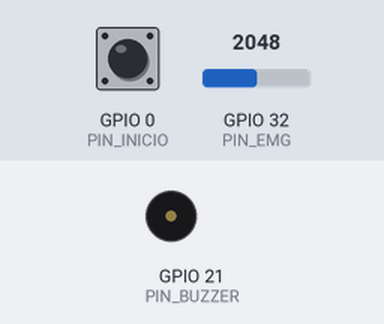
Bench run of a sketch on a simulated ESP32. Parts: buzzer (waves = sounding). The test bench sets the inputs (shaded band); at power-on: GPIO 0 (PIN_INICIO) HIGH, GPIO 32 (PIN_EMG) = 2048 (analog values on the 0–4095 scale). WiFi joins after 1.5 s; servers stay silent unless stated; uploads are accepted with an empty reply; the local clock reads 2024-03-15 10:24:30 at power-on unless the sketch sets it; what the sketch prints to the serial monitor is not drawn.

Above: at 4.2 s.
4.3 s: GPIO 0 (PIN_INICIO) pulled LOW for 0.15 s
At 5.35 s:
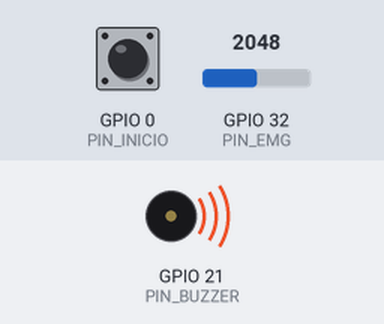
7.4 s: GPIO 32 (PIN_EMG) set to 2866
10.4 s: GPIO 32 (PIN_EMG) set to 3603
Timing chart, 0 to 24.1 s (numbered marks = the images above; inputs shaded):
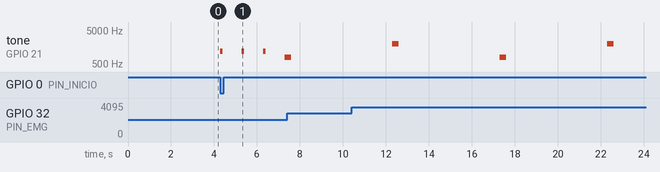

The sketch:

esp32_sheets.ino
```cpp
#include <WiFi.h>
#include <WiFiClientSecure.h>
#include <HTTPClient.h>
#include <time.h>
#include "secrets.h"   // copia ../secrets.example.h aqui como secrets.h (no se sube a git)

// =====================================================
// WIFI / GOOGLE SHEETS
// =====================================================
const char* WIFI_SSID  = SECRET_WIFI_SSID;
const char* WIFI_PASS  = SECRET_WIFI_PASS;
const String SCRIPT_URL = String("https://script.google.com") + SECRET_SCRIPT_PATH;

// =====================================================
// PINES
// =====================================================
const int PIN_EMG    = 32;   // ADC1 — funciona con WiFi activo
const int PIN_BUZZER = 21;   // beeps de aviso
const int PIN_INICIO = 0;    // boton BOOT de la placa inicia la prueba

// =====================================================
// PROTOCOLO: 15 x (5 s reposo + 5 s contraccion)
// =====================================================
const int      NUM_CICLOS     = 15;
const uint32_t DURACION_FASE  = 5000;   // ms
const int      TOTAL_FASES    = NUM_CICLOS * 2;

enum Estado { ESPERANDO, CUENTA_REGRESIVA, MIDIENDO };
Estado   estado        = ESPERANDO;
int      faseActual    = 0;            // par = reposo, impar = contraccion
uint32_t inicioFaseMs  = 0;
int      cuentaBeeps   = 0;

// =====================================================
// EMG
// =====================================================
const double GANANCIA       = 1.0;    // valores en mV reales en el pin
const double FC_ENVOLVENTE  = 6.0;
const int    VENTANA_RMS_MS = 200;

const uint32_t FS_HZ      = 2000;
const uint32_t PERIODO_US = 1000000UL / FS_HZ;
const uint32_t DIEZMADO   = FS_HZ / 5;

const int    MUESTRAS_RMS = (int)(FS_HZ * VENTANA_RMS_MS / 1000);
const int    MUESTRAS_MAV = 400;
const double PI_D   = 3.14159265358979323846;
const double RAIZ_2 = 1.41421356237309504880;

// Acumuladores de la fase actual
double   sumaRms = 0.0, sumaMav = 0.0, sumaEnv = 0.0;
uint32_t cuentaMuestras = 0;

struct Paquete { char etiqueta[20]; float rms, mav, env; };
QueueHandle_t colaSheets;

// Filtro
double b0, b1, b2, a1, a2;
double z1 = 0.0, z2 = 0.0;

// RMS
float  bufferCuad[MUESTRAS_RMS];
int    indiceRms = 0, llenadoRms = 0;
double sumaCuad = 0.0;

// MAV
double bufferMav[MUESTRAS_MAV];
int    indiceMav = 0, llenadoMav = 0;
double sumaMavBuf = 0.0;

// Señal
double   envActual = 0.0, rmsActual = 0.0, mavActual = 0.0;
uint32_t proximaMuestraUs = 0;
uint32_t contadorPlotter  = 0;

// =====================================================
// FILTRO BUTTERWORTH 2º orden pasa-bajas
// =====================================================
void configurarFiltro(double fc, double fs) {
  const double K    = tan(PI_D * fc / fs);
  const double Q    = 1.0 / RAIZ_2;
  const double norm = 1.0 / (1.0 + K / Q + K * K);
  b0 = K * K * norm;
  b1 = 2.0 * b0;
  b2 = b0;
  a1 = 2.0 * (K * K - 1.0) * norm;
  a2 = (1.0 - K / Q + K * K) * norm;
}

double filtrarEnvolvente(double x) {
  const double y = b0 * x + z1;
  z1 = b1 * x - a1 * y + z2;
  z2 = b2 * x - a2 * y;
  return y;
}

double actualizarRms(double x) {
  const float cuadrado = (float)(x * x);
  sumaCuad += cuadrado - bufferCuad[indiceRms];
  if (sumaCuad < 0.0) sumaCuad = 0.0;
  bufferCuad[indiceRms] = cuadrado;
  indiceRms = (indiceRms + 1) % MUESTRAS_RMS;
  if (llenadoRms < MUESTRAS_RMS) llenadoRms++;
  return sqrt(sumaCuad / llenadoRms);
}

double actualizarMav(double x) {
  sumaMavBuf += x - bufferMav[indiceMav];
  if (sumaMavBuf < 0.0) sumaMavBuf = 0.0;
  bufferMav[indiceMav] = x;
  indiceMav = (indiceMav + 1) % MUESTRAS_MAV;
  if (llenadoMav < MUESTRAS_MAV) llenadoMav++;
  return sumaMavBuf / llenadoMav;
}

// =====================================================
// ENVIAR A GOOGLE SHEETS (corre en el núcleo 0)
// =====================================================
void enviarASheets(const Paquete& p) {
  if (WiFi.status() != WL_CONNECTED) {
    Serial.println("# Sin WiFi, reintentando conexion");
    WiFi.reconnect();
    return;
  }

  char fecha[11] = "Sesion";
  char hora[9]   = "--:--:--";
  struct tm t;
  if (getLocalTime(&t, 100)) {
    strftime(fecha, sizeof(fecha), "%Y-%m-%d", &t);
    strftime(hora,  sizeof(hora),  "%H:%M:%S", &t);
  }

  char url[380];
  snprintf(url, sizeof(url),
    "%s?fecha=%s&hora=%s&rep=%s&rms=%.4f&mav=%.4f&env=%.4f",
    SCRIPT_URL.c_str(), fecha, hora, p.etiqueta, p.rms, p.mav, p.env);

  WiFiClientSecure cliente;
  cliente.setInsecure();
  HTTPClient http;
  http.setFollowRedirects(HTTPC_STRICT_FOLLOW_REDIRECTS);
  http.setTimeout(8000);

  if (!http.begin(cliente, url)) {
    Serial.println("# Error iniciando HTTP");
    return;
  }
  int codigo = http.GET();
  Serial.printf("# %s -> Sheets (HTTP %d) rms=%.4f mav=%.4f env=%.4f\n",
                p.etiqueta, codigo, p.rms, p.mav, p.env);
  http.end();
}

void tareaSheets(void*) {
  Paquete p;
  for (;;) {
    if (xQueueReceive(colaSheets, &p, portMAX_DELAY) == pdTRUE) {
      enviarASheets(p);
    }
  }
}

// =====================================================
// PROTOCOLO
// =====================================================
void reiniciarAcumuladores() {
  sumaRms = sumaMav = sumaEnv = 0.0;
  cuentaMuestras = 0;
}

void avisoFase(int fase) {
  if (fase % 2 == 0) {
    tone(PIN_BUZZER, 800, 300);   // grave = RELAJA
    Serial.printf("# >>> FASE %d: REPOSO %d\n", fase + 1, fase / 2 + 1);
  } else {
    tone(PIN_BUZZER, 2000, 300);  // agudo = CONTRAE
    Serial.printf("# >>> FASE %d: CONTRACCION %d\n", fase + 1, fase / 2 + 1);
  }
}

void iniciarPrueba() {
  estado       = CUENTA_REGRESIVA;
  cuentaBeeps  = 0;
  inicioFaseMs = millis();
  Serial.println("# Prueba iniciada: cuenta regresiva 3 s");
}

void manejarProtocolo() {
  const uint32_t ahora = millis();

  // Iniciar con boton BOOT o con 'S' por Serial
  if (estado == ESPERANDO) {
    bool pedir = (digitalRead(PIN_INICIO) == LOW);
    while (Serial.available()) {
      char c = Serial.read();
      if (c == 'S' || c == 's') pedir = true;
    }
    if (pedir) iniciarPrueba();
    return;
  }

  if (estado == CUENTA_REGRESIVA) {
    if (ahora - inicioFaseMs >= (uint32_t)cuentaBeeps * 1000) {
      if (cuentaBeeps < 3) {
        tone(PIN_BUZZER, 1200, 100);
        Serial.printf("# %d...\n", 3 - cuentaBeeps);
        cuentaBeeps++;
      } else {
        estado       = MIDIENDO;
        faseActual   = 0;
        inicioFaseMs = ahora;
        reiniciarAcumuladores();
        avisoFase(faseActual);
      }
    }
    return;
  }

  // MIDIENDO
  if (ahora - inicioFaseMs >= DURACION_FASE) {
    Paquete p;
    snprintf(p.etiqueta, sizeof(p.etiqueta), "%s_%d",
             (faseActual % 2 == 0) ? "Reposo" : "Contraccion", faseActual / 2 + 1);
    if (cuentaMuestras > 0) {
      p.rms = sumaRms / cuentaMuestras;
      p.mav = sumaMav / cuentaMuestras;
      p.env = sumaEnv / cuentaMuestras;
    } else {
      p.rms = p.mav = p.env = 0;
    }
    xQueueSend(colaSheets, &p, 0);

    faseActual++;
    inicioFaseMs += DURACION_FASE;
    reiniciarAcumuladores();

    if (faseActual >= TOTAL_FASES) {
      estado = ESPERANDO;
      tone(PIN_BUZZER, 1500, 800);
      Serial.println("# === PRUEBA TERMINADA ===");
    } else {
      avisoFase(faseActual);
    }
  }
}

// =====================================================
// SETUP
// =====================================================
void setup() {
  Serial.begin(115200);
  delay(1500);

  pinMode(PIN_INICIO, INPUT_PULLUP);
  analogReadResolution(12);
  analogSetPinAttenuation(PIN_EMG, ADC_0db);   // rango sensible ~0–950 mV

  configurarFiltro(FC_ENVOLVENTE, FS_HZ);
  for (int i = 0; i < MUESTRAS_RMS; i++) bufferCuad[i] = 0.0f;
  for (int i = 0; i < MUESTRAS_MAV; i++) bufferMav[i]  = 0.0;

  Serial.println("================================");
  Serial.println(" EMG + Google Sheets (ESP32)");
  Serial.println("================================");

  WiFi.mode(WIFI_STA);
  WiFi.begin(WIFI_SSID, WIFI_PASS);
  int intentos = 0;
  while (WiFi.status() != WL_CONNECTED && intentos < 20) {
    delay(500);
    Serial.print(".");
    intentos++;
  }
  if (WiFi.status() == WL_CONNECTED) {
    Serial.print("\n# WiFi conectado, IP: ");
    Serial.println(WiFi.localIP());
    configTime(-6 * 3600, 0, "pool.ntp.org", "time.google.com");
  } else {
    Serial.println("\n# WiFi FALLO — continua sin internet");
  }

  colaSheets = xQueueCreate(40, sizeof(Paquete));
  xTaskCreatePinnedToCore(tareaSheets, "sheets", 8192, NULL, 1, NULL, 0);

  proximaMuestraUs = micros();
  Serial.println("# Listo. Presiona BOOT (o envia 'S') para iniciar la prueba.");
}

// =====================================================
// LOOP — muestreo a 2 kHz (núcleo 1)
// =====================================================
void loop() {
  const uint32_t ahora = micros();

  if ((int32_t)(ahora - proximaMuestraUs) >= 0) {
    proximaMuestraUs += PERIODO_US;

    const double adcMv  = (double)analogReadMilliVolts(PIN_EMG);
    const double rectMv = adcMv / GANANCIA;

    envActual = filtrarEnvolvente(rectMv);
    if (envActual < 0.0) envActual = 0.0;
    rmsActual = actualizarRms(rectMv);
    mavActual = actualizarMav(fabs(rectMv));

    if (estado == MIDIENDO) {
      sumaRms += rmsActual;
      sumaMav += mavActual;
      sumaEnv += envActual;
      cuentaMuestras++;
    }

    if (++contadorPlotter >= DIEZMADO) {
      contadorPlotter = 0;
      Serial.print("Env_mV:");  Serial.print(envActual, 4);
      Serial.print(",RMS_mV:"); Serial.print(rmsActual, 4);
      Serial.print(",MAV_mV:"); Serial.println(mavActual, 4);
    }
  }

  manejarProtocolo();
}
```

Measured:
- after the input at 4.3 s, tone on GPIO 21 (PIN_BUZZER): silent → 1200 Hz at once, then repeats every 1.0 s: silent 0.90 s, 1200 Hz 0.10 s
